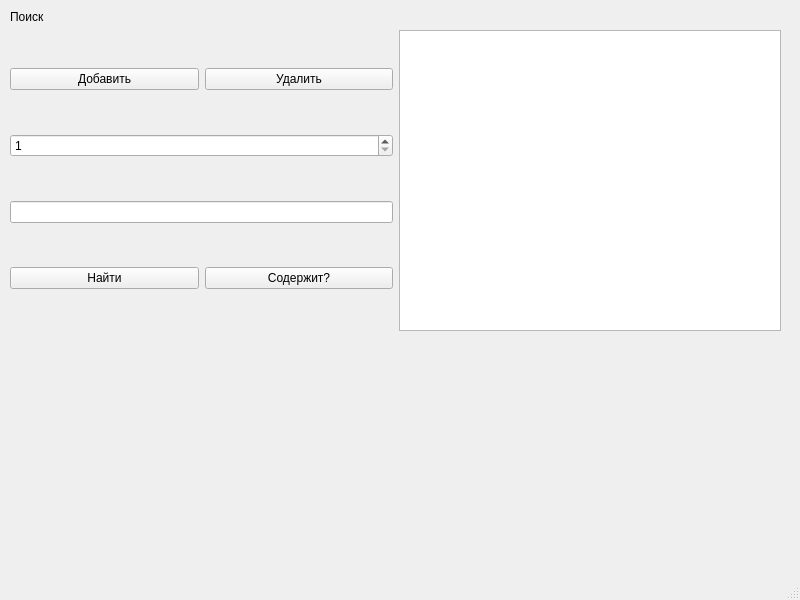
<?xml version="1.0" encoding="UTF-8"?>
<ui version="4.0">
 <class>MainWindow</class>
 <widget class="QMainWindow" name="MainWindow">
  <property name="geometry">
   <rect>
    <x>0</x>
    <y>0</y>
    <width>800</width>
    <height>600</height>
   </rect>
  </property>
  <property name="windowTitle">
   <string>MainWindow</string>
  </property>
  <widget class="QWidget" name="centralwidget">
   <widget class="QWidget" name="layoutWidget">
    <property name="geometry">
     <rect>
      <x>10</x>
      <y>10</y>
      <width>771</width>
      <height>321</height>
     </rect>
    </property>
    <layout class="QVBoxLayout" name="verticalLayout_2">
     <item>
      <layout class="QHBoxLayout" name="horizontalLayout_3">
       <item>
        <widget class="QLabel" name="label">
         <property name="text">
          <string>Поиск</string>
         </property>
        </widget>
       </item>
      </layout>
     </item>
     <item>
      <layout class="QHBoxLayout" name="horizontalLayout_4">
       <item>
        <layout class="QVBoxLayout" name="verticalLayout">
         <item>
          <layout class="QHBoxLayout" name="horizontalLayout">
           <item>
            <widget class="QPushButton" name="pushButton_add">
             <property name="text">
              <string>Добавить</string>
             </property>
            </widget>
           </item>
           <item>
            <widget class="QPushButton" name="pushButton_del">
             <property name="text">
              <string>Удалить</string>
             </property>
            </widget>
           </item>
          </layout>
         </item>
         <item>
          <widget class="QSpinBox" name="spinBox">
           <property name="minimum">
            <number>1</number>
           </property>
           <property name="maximum">
            <number>99</number>
           </property>
          </widget>
         </item>
         <item>
          <widget class="QLineEdit" name="lineEditInput"/>
         </item>
         <item>
          <layout class="QHBoxLayout" name="horizontalLayout_2">
           <item>
            <widget class="QPushButton" name="pushButton_2">
             <property name="text">
              <string>Найти</string>
             </property>
            </widget>
           </item>
           <item>
            <widget class="QPushButton" name="pushButtonContains">
             <property name="text">
              <string>Содержит?</string>
             </property>
            </widget>
           </item>
          </layout>
         </item>
        </layout>
       </item>
       <item>
        <widget class="QTableWidget" name="tableWidget"/>
       </item>
      </layout>
     </item>
    </layout>
   </widget>
  </widget>
  <widget class="QMenuBar" name="menubar">
   <property name="geometry">
    <rect>
     <x>0</x>
     <y>0</y>
     <width>800</width>
     <height>17</height>
    </rect>
   </property>
  </widget>
  <widget class="QStatusBar" name="statusbar"/>
 </widget>
 <resources/>
 <connections/>
</ui>
